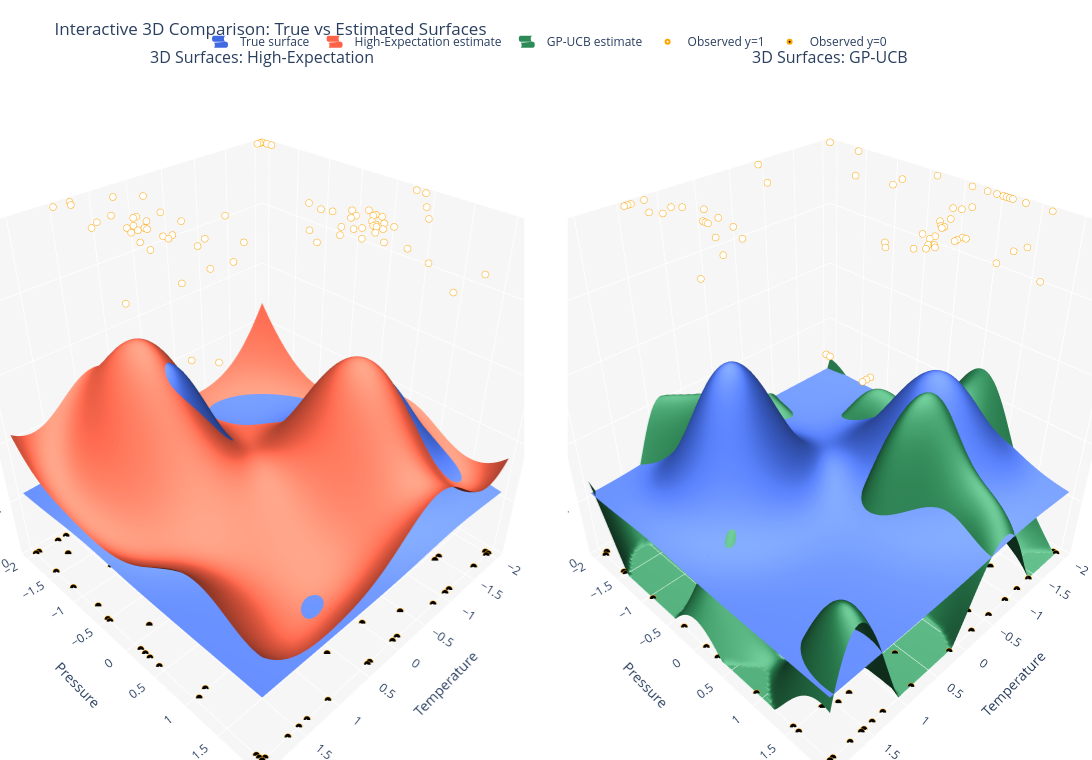

Here is the notebook cell this chart was saved with:
### Code cell
import plotly.graph_objects as go
from plotly.subplots import make_subplots


# Build the same estimated surfaces used in the 2D comparison.
X_he_3d, y_he_3d, p_est_he_3d = run_high_expectation_path(seed=2026)
X_ucb_3d, y_ucb_3d, p_est_ucb_3d = run_ucb_path(seed=2027)

p_true_grid_3d = P_true_grid.reshape(X1.shape)
p_est_he_grid_3d = p_est_he_3d.reshape(X1.shape)
p_est_ucb_grid_3d = p_est_ucb_3d.reshape(X1.shape)

# Small lift avoids z-fighting artifacts when two surfaces are very close.
z_lift = 1e-3

fig = make_subplots(
    rows=1,
    cols=2,
    specs=[[{"type": "scene"}, {"type": "scene"}]],
    subplot_titles=("3D Surfaces: High-Expectation", "3D Surfaces: GP-UCB"),
    horizontal_spacing=0.04,
)


def add_surface(z_surface, color, name, row, col, opacity, showlegend):
    fig.add_trace(
        go.Surface(
            x=X1,
            y=X2,
            z=z_surface,
            colorscale=[[0.0, color], [1.0, color]],
            cmin=0.0,
            cmax=1.0,
            showscale=False,
            opacity=opacity,
            name=name,
            showlegend=showlegend,
            lighting=dict(ambient=0.32, diffuse=0.90, specular=0.28, roughness=0.58, fresnel=0.10),
            lightposition=dict(x=220, y=180, z=260),
            hovertemplate="Temperature=%{x:.2f}<br>Pressure=%{y:.2f}<br>Probability=%{z:.3f}<extra>" + name + "</extra>",
        ),
        row=row,
        col=col,
    )


# Left panel: true surface + high-expectation estimate.
add_surface(p_true_grid_3d + z_lift, "royalblue", "True surface", row=1, col=1, opacity=1.0, showlegend=True)
add_surface(p_est_he_grid_3d, "tomato", "High-Expectation estimate", row=1, col=1, opacity=1.0, showlegend=True)

# Right panel: true surface + GP-UCB estimate.
add_surface(p_true_grid_3d + z_lift, "royalblue", "True surface", row=1, col=2, opacity=1.0, showlegend=False)
add_surface(p_est_ucb_grid_3d, "seagreen", "GP-UCB estimate", row=1, col=2, opacity=1.0, showlegend=True)

# Sampled points: white for y=1, black for y=0.
mask_he_pos = y_he_3d > 0.5
mask_ucb_pos = y_ucb_3d > 0.5

fig.add_trace(
    go.Scatter3d(
        x=X_he_3d[mask_he_pos, 0],
        y=X_he_3d[mask_he_pos, 1],
        z=y_he_3d[mask_he_pos],
        mode="markers",
        marker=dict(size=4, color="white", line=dict(color="orange", width=2)),
        name="Observed y=1",
        showlegend=True,
    ),
    row=1,
    col=1,
)
fig.add_trace(
    go.Scatter3d(
        x=X_he_3d[~mask_he_pos, 0],
        y=X_he_3d[~mask_he_pos, 1],
        z=y_he_3d[~mask_he_pos],
        mode="markers",
        marker=dict(size=4, color="black", line=dict(color="orange", width=2)),
        name="Observed y=0",
        showlegend=True,
    ),
    row=1,
    col=1,
)
fig.add_trace(
    go.Scatter3d(
        x=X_ucb_3d[mask_ucb_pos, 0],
        y=X_ucb_3d[mask_ucb_pos, 1],
        z=y_ucb_3d[mask_ucb_pos],
        mode="markers",
        marker=dict(size=4, color="white", line=dict(color="orange", width=2)),
        name="Observed y=1",
        showlegend=False,
    ),
    row=1,
    col=2,
)
fig.add_trace(
    go.Scatter3d(
        x=X_ucb_3d[~mask_ucb_pos, 0],
        y=X_ucb_3d[~mask_ucb_pos, 1],
        z=y_ucb_3d[~mask_ucb_pos],
        mode="markers",
        marker=dict(size=4, color="black", line=dict(color="orange", width=2)),
        name="Observed y=0",
        showlegend=False,
    ),
    row=1,
    col=2,
)

scene_common = dict(
    xaxis=dict(title="Temperature", backgroundcolor="rgb(246,246,246)", gridcolor="white", zerolinecolor="white"),
    yaxis=dict(title="Pressure", backgroundcolor="rgb(246,246,246)", gridcolor="white", zerolinecolor="white"),
    zaxis=dict(title="Probability", range=[0.0, 1.0], backgroundcolor="rgb(246,246,246)", gridcolor="white", zerolinecolor="white"),
    aspectmode="cube",
)

fig.update_layout(
    title="Interactive 3D Comparison: True vs Estimated Surfaces",
    height=760,
    width=1400,
    scene=scene_common,
    scene2=scene_common,
    legend=dict(orientation="h", yanchor="bottom", y=1.02, xanchor="center", x=0.5),
    margin=dict(l=0, r=0, b=0, t=70),
)

fig.show()

### Figure 1 — Plotly figure (JSON) as saved in the notebook; plotly's stock layout.template omitted (floating-point values rounded to 4 significant figures; data arrays with more than 128 entries replaced by an {"elided": "..."} marker saying what was removed)
{"data": [{"cmax": 1, "cmin": 0, "colorscale": [[0, "royalblue"], [1, "royalblue"]], "hovertemplate": "Temperature=%{x:.2f}<br>Pressure=%{y:.2f}<br>Probability=%{z:.3f}<extra>True surface</extra>", "lighting": {"ambient": 0.32, "diffuse": 0.9, "fresnel": 0.1, "roughness": 0.58, "specular": 0.28}, "lightposition": {"x": 220, "y": 180, "z": 260}, "name": "True surface", "opacity": 1, "scene": "scene", "showlegend": true, "showscale": false, "type": "surface", "x": {"elided": "100x100 float values"}, "y": {"elided": "100x100 float values"}, "z": {"elided": "100x100 float values"}}, {"cmax": 1, "cmin": 0, "colorscale": [[0, "tomato"], [1, "tomato"]], "hovertemplate": "Temperature=%{x:.2f}<br>Pressure=%{y:.2f}<br>Probability=%{z:.3f}<extra>High-Expectation estimate</extra>", "lighting": {"ambient": 0.32, "diffuse": 0.9, "fresnel": 0.1, "roughness": 0.58, "specular": 0.28}, "lightposition": {"x": 220, "y": 180, "z": 260}, "name": "High-Expectation estimate", "opacity": 1, "scene": "scene", "showlegend": true, "showscale": false, "type": "surface", "x": {"elided": "100x100 float values"}, "y": {"elided": "100x100 float values"}, "z": {"elided": "100x100 float values"}}, {"cmax": 1, "cmin": 0, "colorscale": [[0, "royalblue"], [1, "royalblue"]], "hovertemplate": "Temperature=%{x:.2f}<br>Pressure=%{y:.2f}<br>Probability=%{z:.3f}<extra>True surface</extra>", "lighting": {"ambient": 0.32, "diffuse": 0.9, "fresnel": 0.1, "roughness": 0.58, "specular": 0.28}, "lightposition": {"x": 220, "y": 180, "z": 260}, "name": "True surface", "opacity": 1, "scene": "scene2", "showlegend": false, "showscale": false, "type": "surface", "x": {"elided": "100x100 float values"}, "y": {"elided": "100x100 float values"}, "z": {"elided": "100x100 float values"}}, {"cmax": 1, "cmin": 0, "colorscale": [[0, "seagreen"], [1, "seagreen"]], "hovertemplate": "Temperature=%{x:.2f}<br>Pressure=%{y:.2f}<br>Probability=%{z:.3f}<extra>GP-UCB estimate</extra>", "lighting": {"ambient": 0.32, "diffuse": 0.9, "fresnel": 0.1, "roughness": 0.58, "specular": 0.28}, "lightposition": {"x": 220, "y": 180, "z": 260}, "name": "GP-UCB estimate", "opacity": 1, "scene": "scene2", "showlegend": true, "showscale": false, "type": "surface", "x": {"elided": "100x100 float values"}, "y": {"elided": "100x100 float values"}, "z": {"elided": "100x100 float values"}}, {"marker": {"color": "white", "line": {"color": "orange", "width": 2}, "size": 4}, "mode": "markers", "name": "Observed y=1", "scene": "scene", "showlegend": true, "type": "scatter3d", "x": [-0.5859, -0.5859, -0.2222, -0.5051, -0.8687, -1.03, -0.9091, -0.06061, -0.9091, -2.0, -0.9899, 1.798, -0.3838, -0.7475, 1.717, -2.0, 1.232, 0.2626, -2.0, 0.4646, -0.6667, 0.9899, -0.9899, 2.0, -1.677, 0.7071, -2.0, -2.0, 0.7879, -1.96, 0.6263, -1.919, 0.6263, -1.434, 0.7071, 1.879, -1.192, 1.03, 0.7071, -1.111, -0.9495, 0.8687, -0.9091, -2.0, -0.7071, 0.3434, -0.9091, -1.03, -1.152, -0.9091, 0.7475, 2.0, 0.4242, -1.152, -0.7071, -0.9091, -0.6667, 0.6263, -0.7879, 0.8283, 0.3434, 0.8687, 0.8283, 0.6263, 0.9495, 0.1818, 0.9495, 0.7071, 0.5859, -1.071, 0.7475, 1.071, 0.8687, -0.2626, -0.7879, 0.5859], "y": [0.7475, 1.515, 0.5051, 0.5455, -0.0202, 0.6667, 0.101, -0.5859, -0.2222, 0.4646, 0.5455, 0.2222, 0.2626, 2.0, -2.0, -1.838, 0.2626, 0.0202, -2.0, -0.303, 0.9495, -0.4646, 0.3434, -1.96, 0.7071, -0.6263, -1.919, 1.879, -0.9091, -2.0, -0.2222, -2.0, 0.2626, 0.9091, -0.5455, 1.434, 0.3434, -2.0, -0.8687, 0.4646, 0.6263, 0.2222, 0.6263, 0.3434, 1.192, -0.7879, 0.6667, 0.7879, 0.4646, 0.7475, -1.394, 1.273, -1.798, 0.5455, 0.5455, 0.3434, 0.4242, -0.5859, 0.7475, -2.0, -1.111, -1.919, -1.03, -1.192, -1.354, -1.596, -0.6667, -0.9091, -1.192, 0.2222, -1.03, -1.273, -0.9091, 2.0, 0.5859, -1.03], "z": [1.0, 1.0, 1.0, 1.0, 1.0, 1.0, 1.0, 1.0, 1.0, 1.0, 1.0, 1.0, 1.0, 1.0, 1.0, 1.0, 1.0, 1.0, 1.0, 1.0, 1.0, 1.0, 1.0, 1.0, 1.0, 1.0, 1.0, 1.0, 1.0, 1.0, 1.0, 1.0, 1.0, 1.0, 1.0, 1.0, 1.0, 1.0, 1.0, 1.0, 1.0, 1.0, 1.0, 1.0, 1.0, 1.0, 1.0, 1.0, 1.0, 1.0, 1.0, 1.0, 1.0, 1.0, 1.0, 1.0, 1.0, 1.0, 1.0, 1.0, 1.0, 1.0, 1.0, 1.0, 1.0, 1.0, 1.0, 1.0, 1.0, 1.0, 1.0, 1.0, 1.0, 1.0, 1.0, 1.0]}, {"marker": {"color": "black", "line": {"color": "orange", "width": 2}, "size": 4}, "mode": "markers", "name": "Observed y=0", "scene": "scene", "showlegend": true, "type": "scatter3d", "x": {"elided": "136 float values"}, "y": {"elided": "136 float values"}, "z": {"elided": "136 float values"}}, {"marker": {"color": "white", "line": {"color": "orange", "width": 2}, "size": 4}, "mode": "markers", "name": "Observed y=1", "scene": "scene2", "showlegend": false, "type": "scatter3d", "x": [-0.5859, -0.5859, -0.2222, -2.0, -2.0, -2.0, -2.0, 2.0, -2.0, -1.111, -0.6667, -1.515, -0.9091, 1.03, 0.6667, -0.5051, -0.9091, -1.354, -0.8687, -0.4646, -1.394, -0.303, -0.3838, -0.5051, -0.7071, -0.7475, -0.5455, -2.0, -0.9899, -0.4646, -2.0, -0.6263, -1.434, -0.8283, -0.8283, -1.354, -0.1414, 1.475, -2.0, -2.0, -1.636, 1.596, 1.636, -0.8283, -2.0, -2.0, -2.0, -0.9091, -1.071, 0.8283, 0.9495, 0.9091, 0.9899, 0.7475, 0.9091, 0.6667, 0.5859, 0.6667, 0.6667, 0.6667, 0.4646, 0.5455, 0.8283, 0.5051, 1.596, 1.596, 1.677], "y": [0.7475, 1.515, 0.5051, 0.7071, -2.0, -1.515, 1.192, -2.0, 0.8687, 0.5859, 0.7475, 0.5455, 0.6667, -0.3434, -0.5051, 0.8687, 0.6263, 0.4242, 0.6667, 0.8283, 0.5051, 0.7879, 0.8687, -1.475, 0.9495, 0.9495, 2.0, 0.6667, 0.5455, 0.9091, 0.5051, 0.6263, -0.4646, 0.9495, 0.9899, -0.9495, 0.5859, -0.101, -0.303, 0.1818, -0.5051, 2.0, 2.0, -2.0, 0.3838, 0.6263, 0.5859, 1.475, 1.515, -1.556, -2.0, -2.0, -2.0, -2.0, -1.677, -1.636, -1.556, -1.111, -1.071, -1.03, -1.354, -0.7879, -0.7071, -1.071, 1.596, 1.556, 2.0], "z": [1.0, 1.0, 1.0, 1.0, 1.0, 1.0, 1.0, 1.0, 1.0, 1.0, 1.0, 1.0, 1.0, 1.0, 1.0, 1.0, 1.0, 1.0, 1.0, 1.0, 1.0, 1.0, 1.0, 1.0, 1.0, 1.0, 1.0, 1.0, 1.0, 1.0, 1.0, 1.0, 1.0, 1.0, 1.0, 1.0, 1.0, 1.0, 1.0, 1.0, 1.0, 1.0, 1.0, 1.0, 1.0, 1.0, 1.0, 1.0, 1.0, 1.0, 1.0, 1.0, 1.0, 1.0, 1.0, 1.0, 1.0, 1.0, 1.0, 1.0, 1.0, 1.0, 1.0, 1.0, 1.0, 1.0, 1.0]}, {"marker": {"color": "black", "line": {"color": "orange", "width": 2}, "size": 4}, "mode": "markers", "name": "Observed y=0", "scene": "scene2", "showlegend": false, "type": "scatter3d", "x": {"elided": "145 float values"}, "y": {"elided": "145 float values"}, "z": {"elided": "145 float values"}}], "layout": {"annotations": [{"font": {"size": 16}, "showarrow": false, "text": "3D Surfaces: High-Expectation", "x": 0.24, "xanchor": "center", "xref": "paper", "y": 1, "yanchor": "bottom", "yref": "paper"}, {"font": {"size": 16}, "showarrow": false, "text": "3D Surfaces: GP-UCB", "x": 0.76, "xanchor": "center", "xref": "paper", "y": 1, "yanchor": "bottom", "yref": "paper"}], "height": 760, "legend": {"orientation": "h", "x": 0.5, "xanchor": "center", "y": 1.02, "yanchor": "bottom"}, "margin": {"b": 0, "l": 0, "r": 0, "t": 70}, "scene": {"aspectmode": "cube", "domain": {"x": [0, 0.48], "y": [0, 1]}, "xaxis": {"backgroundcolor": "rgb(246,246,246)", "gridcolor": "white", "title": {"text": "Temperature"}, "zerolinecolor": "white"}, "yaxis": {"backgroundcolor": "rgb(246,246,246)", "gridcolor": "white", "title": {"text": "Pressure"}, "zerolinecolor": "white"}, "zaxis": {"backgroundcolor": "rgb(246,246,246)", "gridcolor": "white", "range": [0, 1], "title": {"text": "Probability"}, "zerolinecolor": "white"}}, "scene2": {"aspectmode": "cube", "domain": {"x": [0.52, 1], "y": [0, 1]}, "xaxis": {"backgroundcolor": "rgb(246,246,246)", "gridcolor": "white", "title": {"text": "Temperature"}, "zerolinecolor": "white"}, "yaxis": {"backgroundcolor": "rgb(246,246,246)", "gridcolor": "white", "title": {"text": "Pressure"}, "zerolinecolor": "white"}, "zaxis": {"backgroundcolor": "rgb(246,246,246)", "gridcolor": "white", "range": [0, 1], "title": {"text": "Probability"}, "zerolinecolor": "white"}}, "title": {"text": "Interactive 3D Comparison: True vs Estimated Surfaces"}, "width": 1400}}
